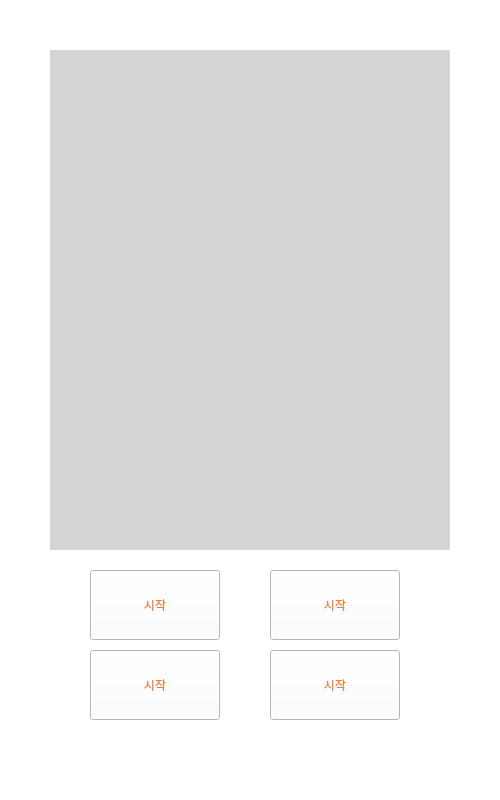
<?xml version="1.0" encoding="UTF-8"?>
<ui version="4.0">
 <class>singleplay</class>
 <widget class="QWidget" name="singleplay">
  <property name="geometry">
   <rect>
    <x>0</x>
    <y>0</y>
    <width>500</width>
    <height>800</height>
   </rect>
  </property>
  <property name="windowTitle">
   <string>Single</string>
  </property>
  <property name="styleSheet">
   <string notr="true">background-color: rgb(255, 255, 255);</string>
  </property>
  <widget class="QPushButton" name="pushButton">
   <property name="geometry">
    <rect>
     <x>90</x>
     <y>570</y>
     <width>130</width>
     <height>70</height>
    </rect>
   </property>
   <property name="styleSheet">
    <string notr="true">font: 20pt &quot;1훈화양연화 R&quot;;
color: rgb(237, 125, 49);</string>
   </property>
   <property name="text">
    <string notr="true">시작</string>
   </property>
  </widget>
  <widget class="QLabel" name="imagelabel">
   <property name="geometry">
    <rect>
     <x>50</x>
     <y>50</y>
     <width>400</width>
     <height>500</height>
    </rect>
   </property>
   <property name="styleSheet">
    <string notr="true">background-color: rgb(213, 213, 213);</string>
   </property>
   <property name="text">
    <string/>
   </property>
  </widget>
  <widget class="QPushButton" name="pushButton_2">
   <property name="geometry">
    <rect>
     <x>270</x>
     <y>570</y>
     <width>130</width>
     <height>70</height>
    </rect>
   </property>
   <property name="styleSheet">
    <string notr="true">font: 20pt &quot;1훈화양연화 R&quot;;
color: rgb(237, 125, 49);</string>
   </property>
   <property name="text">
    <string notr="true">시작</string>
   </property>
  </widget>
  <widget class="QPushButton" name="pushButton_3">
   <property name="geometry">
    <rect>
     <x>90</x>
     <y>650</y>
     <width>130</width>
     <height>70</height>
    </rect>
   </property>
   <property name="styleSheet">
    <string notr="true">font: 20pt &quot;1훈화양연화 R&quot;;
color: rgb(237, 125, 49);</string>
   </property>
   <property name="text">
    <string notr="true">시작</string>
   </property>
  </widget>
  <widget class="QPushButton" name="pushButton_4">
   <property name="geometry">
    <rect>
     <x>270</x>
     <y>650</y>
     <width>130</width>
     <height>70</height>
    </rect>
   </property>
   <property name="styleSheet">
    <string notr="true">font: 20pt &quot;1훈화양연화 R&quot;;
color: rgb(237, 125, 49);</string>
   </property>
   <property name="text">
    <string notr="true">시작</string>
   </property>
  </widget>
 </widget>
 <resources/>
 <connections/>
</ui>
